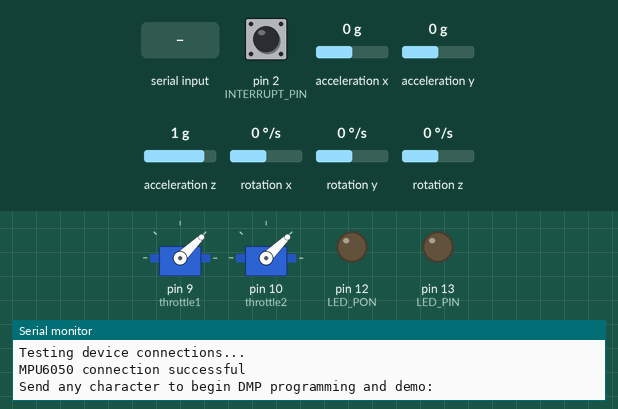
Bench run of a sketch on a simulated Arduino Uno, built with avr-gcc and run on an emulated ATmega328P. On the bench: 2 × servo, output pins drawn as LEDs (lit = HIGH), the last lines printed to the serial monitor. Dashed ring = blinking. The inputs (shaded band) are chosen by the test bench; at power-on: acceleration y 0 g, acceleration z 1 g, pin 2 (INTERRUPT_PIN) LOW, acceleration x 0 g, rotation x 0 °/s, rotation y 0 °/s, rotation z 0 °/s. The sensor or clock chip raises its interrupt line as the real part does.

Above: at 1.7 s.
1.8 s: "1\n" received over Serial
At 2.56 s:
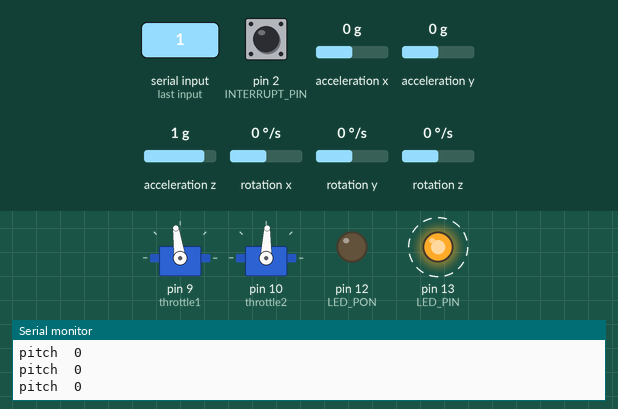
4.8 s: acceleration y set to 0.8 g
At 5.27 s:
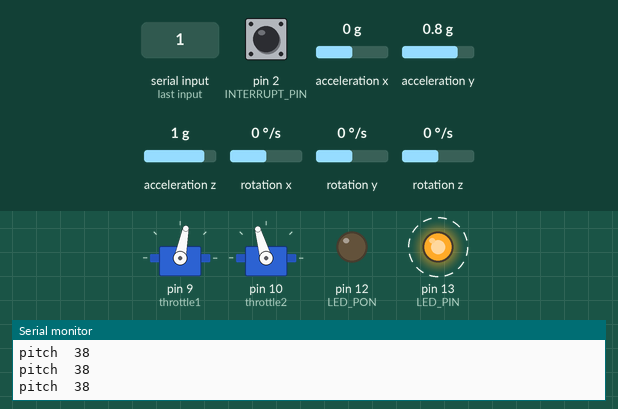
7.8 s: acceleration z set to 1.4 g
At 8.6 s:
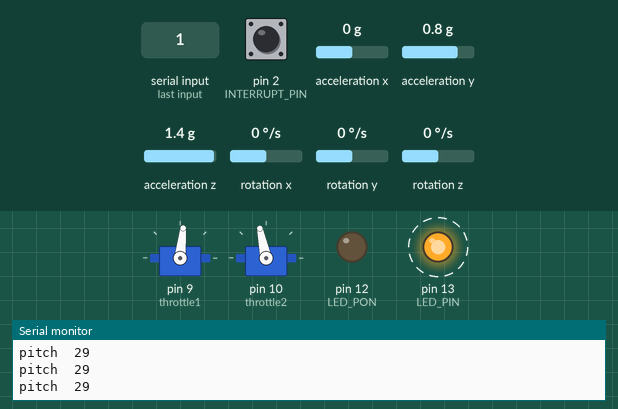
10.8 s: acceleration y set to -1.4 g
At 11.33 s:
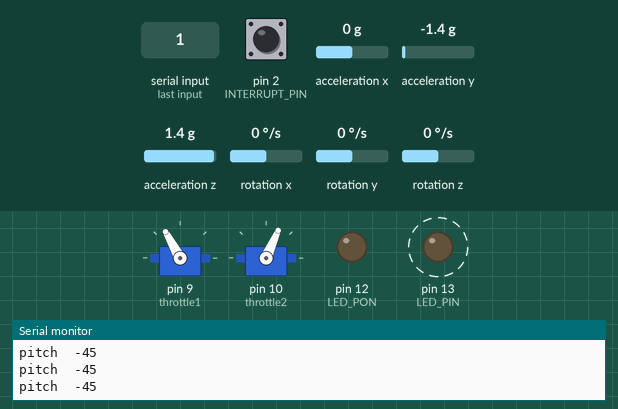
13.8 s: acceleration z set to 0.8 g
At 14.05 s:
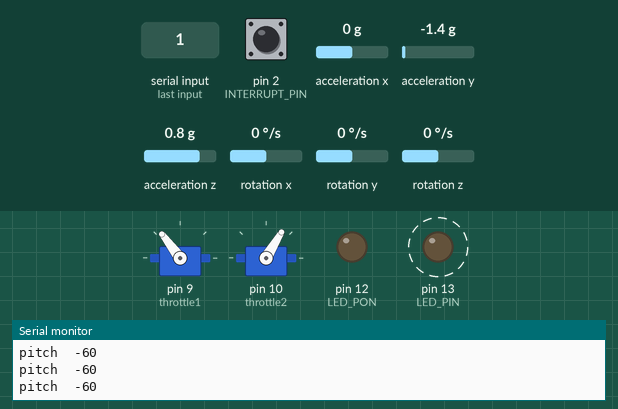
16.8 s: acceleration y set to -0.8 g
At 17.04 s:
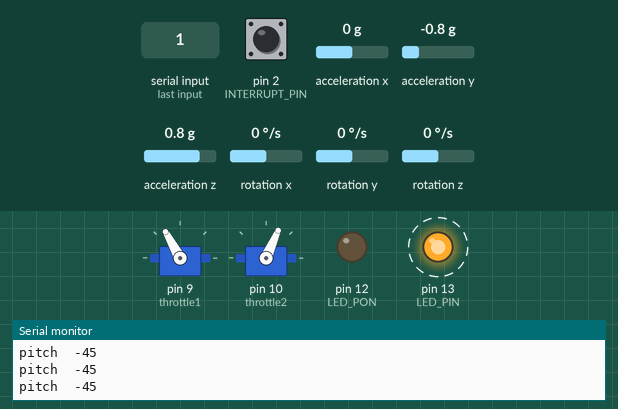
Timing chart, 0 to 20.8 s (numbered marks = the images above; inputs shaded):
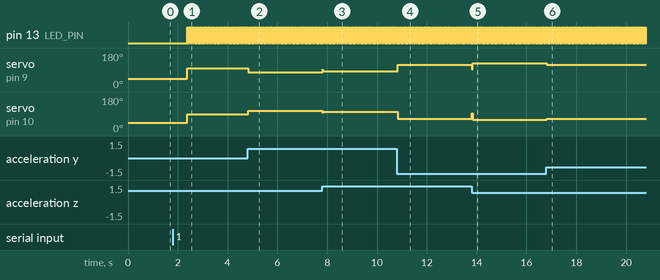

The sketch:

R3.3.2.gyro_moter_control_Pid_pitch_success.ino
```cpp
// I2Cdev and MPU6050 must be installed as libraries, or else the .cpp/.h files
// for both classes must be in the include path of your project
#include "I2Cdev.h"

#include "MPU6050_6Axis_MotionApps20.h"
//#include "MPU6050.h" // not necessary if using MotionApps include file

// Arduino Wire library is required if I2Cdev I2CDEV_ARDUINO_WIRE implementation
// is used in I2Cdev.h
#if I2CDEV_IMPLEMENTATION == I2CDEV_ARDUINO_WIRE
    #include "Wire.h"
#endif

// class default I2C address is 0x68
// specific I2C addresses may be passed as a parameter here
// AD0 low = 0x68 (default for SparkFun breakout and InvenSense evaluation board)
// AD0 high = 0x69
MPU6050 mpu;
//MPU6050 mpu(0x69); // <-- use for AD0 high


// uncomment "OUTPUT_READABLE_QUATERNION" if you want to see the actual
// quaternion components in a [w, x, y, z] format (not best for parsing
// on a remote host such as Processing or something though)
//#define OUTPUT_READABLE_QUATERNION

// uncomment "OUTPUT_READABLE_EULER" if you want to see Euler angles
// (in degrees) calculated from the quaternions coming from the FIFO.
// Note that Euler angles suffer from gimbal lock (for more info, see
// http://en.wikipedia.org/wiki/Gimbal_lock)
//#define OUTPUT_READABLE_EULER

// uncomment "OUTPUT_READABLE_YAWPITCHROLL" if you want to see the yaw/
// pitch/roll angles (in degrees) calculated from the quaternions coming
// from the FIFO. Note this also requires gravity vector calculations.
// Also note that yaw/pitch/roll angles suffer from gimbal lock (for
// more info, see: http://en.wikipedia.org/wiki/Gimbal_lock)
#define OUTPUT_READABLE_YAWPITCHROLL

// uncomment "OUTPUT_READABLE_REALACCEL" if you want to see acceleration
// components with gravity removed. This acceleration reference frame is
// not compensated for orientation, so +X is always +X according to the
// sensor, just without the effects of gravity. If you want acceleration
// compensated for orientation, us OUTPUT_READABLE_WORLDACCEL instead.
//#define OUTPUT_READABLE_REALACCEL

// uncomment "OUTPUT_READABLE_WORLDACCEL" if you want to see acceleration
// components with gravity removed and adjusted for the world frame of
// reference (yaw is relative to initial orientation, since no magnetometer
// is present in this case). Could be quite handy in some cases.
//#define OUTPUT_READABLE_WORLDACCEL

// uncomment "OUTPUT_TEAPOT" if you want output that matches the
// format used for the InvenSense teapot demo
//#define OUTPUT_TEAPOT


#define INTERRUPT_PIN 2  // use pin 2 on Arduino Uno & most boards
#define LED_PIN 13 // (Arduino is 13, Teensy is 11, Teensy++ is 6)
#define LED_PON 12
bool blinkState = false;

// MPU control/status vars
bool dmpReady = false;  // set true if DMP init was successful
uint8_t mpuIntStatus;   // holds actual interrupt status byte from MPU
uint8_t devStatus;      // return status after each device operation (0 = success, !0 = error)
uint16_t packetSize;    // expected DMP packet size (default is 42 bytes)
uint16_t fifoCount;     // count of all bytes currently in FIFO
uint8_t fifoBuffer[64]; // FIFO storage buffer

// orientation/motion vars
Quaternion q;           // [w, x, y, z]         quaternion container
VectorInt16 aa;         // [x, y, z]            accel sensor measurements
VectorInt16 aaReal;     // [x, y, z]            gravity-free accel sensor measurements
VectorInt16 aaWorld;    // [x, y, z]            world-frame accel sensor measurements
VectorFloat gravity;    // [x, y, z]            gravity vector
float euler[3];         // [psi, theta, phi]    Euler angle container
float ypr[3];           // [yaw, pitch, roll]   yaw/pitch/roll container and gravity vector

// packet structure for InvenSense teapot demo
uint8_t teapotPacket[14] = { '$', 0x02, 0,0, 0,0, 0,0, 0,0, 0x00, 0x00, '\r', '\n' };


// ================================================================
// ===               INTERRUPT DETECTION ROUTINE                ===
// ================================================================

volatile bool mpuInterrupt = false;     // indicates whether MPU interrupt pin has gone high
void dmpDataReady() {
    mpuInterrupt = true;
}

#include <Servo.h>
const int throttle_set = 2000;//最大回転数時のPWM幅
const int throttle_low = 1000;//ESCの最小のPWM幅（800us以上じゃないと認識しない）
Servo throttle1;
Servo throttle2;
int level;

// ================================================================
// ===                      INITIAL SETUP                       ===
// ================================================================


void setup() {

  //モーターのセットアップ
  throttle1.attach(9);//arduinoの9番ピンに接続
  throttle2.attach(10);//arduinoの9番ピンに接続

  level = throttle_low;//スロットルを最小に設定
  throttle1.writeMicroseconds(level);//PWMを初期化
  throttle2.writeMicroseconds(level);//PWMを初期化
  delay(800);//ESCの初期化(500ms以下だと初期化できない)


    // join I2C bus (I2Cdev library doesn't do this automatically)
    #if I2CDEV_IMPLEMENTATION == I2CDEV_ARDUINO_WIRE
        Wire.begin();
        Wire.setClock(400000); // 400kHz I2C clock. Comment this line if having compilation difficulties
    #elif I2CDEV_IMPLEMENTATION == I2CDEV_BUILTIN_FASTWIRE
        Fastwire::setup(400, true);
    #endif

    // initialize serial communication
    // (115200 chosen because it is required for Teapot Demo output, but it's
    // really up to you depending on your project)
    Serial.begin(9600);
    while (!Serial); // wait for Leonardo enumeration, others continue immediately

    // NOTE: 8MHz or slower host processors, like the Teensy @ 3.3V or Arduino
    // Pro Mini running at 3.3V, cannot handle this baud rate reliably due to
    // the baud timing being too misaligned with processor ticks. You must use
    // 38400 or slower in these cases, or use some kind of external separate
    // crystal solution for the UART timer.

    // initialize device
    Serial.println(F("Initializing I2C devices..."));
    mpu.initialize();
    pinMode(INTERRUPT_PIN, INPUT);

    // verify connection
    Serial.println(F("Testing device connections..."));
    Serial.println(mpu.testConnection() ? F("MPU6050 connection successful") : F("MPU6050 connection failed"));

    // wait for ready
    Serial.println(F("\nSend any character to begin DMP programming and demo: "));
    while (Serial.available() && Serial.read()); // empty buffer
    while (!Serial.available());                 // wait for data
    while (Serial.available() && Serial.read()); // empty buffer again

    // load and configure the DMP
    Serial.println(F("Initializing DMP..."));
    devStatus = mpu.dmpInitialize();

    // supply your own gyro offsets here, scaled for min sensitivity
    mpu.setXGyroOffset(220);
    mpu.setYGyroOffset(76);
    mpu.setZGyroOffset(-85);
    mpu.setZAccelOffset(1788); // 1688 factory default for my test chip

    // make sure it worked (returns 0 if so)
    if (devStatus == 0) {
        // Calibration Time: generate offsets and calibrate our MPU6050
        mpu.CalibrateAccel(6);
        mpu.CalibrateGyro(6);
        mpu.PrintActiveOffsets();
        // turn on the DMP, now that it's ready
        Serial.println(F("Enabling DMP..."));
        mpu.setDMPEnabled(true);

        // enable Arduino interrupt detection
        Serial.print(F("Enabling interrupt detection (Arduino external interrupt "));
        Serial.print(digitalPinToInterrupt(INTERRUPT_PIN));
        Serial.println(F(")..."));
        attachInterrupt(digitalPinToInterrupt(INTERRUPT_PIN), dmpDataReady, RISING);
        mpuIntStatus = mpu.getIntStatus();

        // set our DMP Ready flag so the main loop() function knows it's okay to use it
        Serial.println(F("DMP ready! Waiting for first interrupt..."));
        dmpReady = true;

        // get expected DMP packet size for later comparison
        packetSize = mpu.dmpGetFIFOPacketSize();
    } else {
        // ERROR!
        // 1 = initial memory load failed
        // 2 = DMP configuration updates failed
        // (if it's going to break, usually the code will be 1)
        Serial.print(F("DMP Initialization failed (code "));
        Serial.print(devStatus);
        Serial.println(F(")"));
    }

    // configure LED for output
    pinMode(LED_PIN, OUTPUT);
    pinMode(LED_PON, OUTPUT);
}


// ================================================================
// ===                    MAIN PROGRAM LOOP                     ===
// ================================================================
/*微分器(ローパスフィルタ付き)
double Differential_lowpass(double input, double frecentry, double lowpass_frecentry){

  }
*/
//微分器(ローパスフィルタなし)
double Differential(double input, double frecentry){

  double D;
  static double pastinput = 0;
  D = (input - pastinput)/frecentry;
  pastinput = input;
  return D;
  }
//積分器(台形積分)
double Integral(double input, double frecentry){
  static double I = 0, pastinput = 0;
  I = I + (input + pastinput) * frecentry / 2;
  pastinput = input;
  return I;
  }
void loop() {
  //制御系
            mpu.dmpGetQuaternion(&q, fifoBuffer);
            mpu.dmpGetGravity(&gravity, &q);
            mpu.dmpGetYawPitchRoll(ypr, &q, &gravity);
            Serial.print("pitch\t");
            int pitch = ypr[2] * 180/M_PI;//ジャイロセンサからピッチを読み取る
            Serial.print(pitch);//シリアルモニタに表示する
            Serial.println("\t");
            double rpm, kp = 5, ki = 0, kd = 0.5, I, D,target = 10;
            I = Integral(pitch,0.005);
            D = Differential(pitch,0.005);
            rpm = kp * (target - pitch) - kd * D + ki * I;
            if(rpm <= -400 || 500 <= rpm){
                rpm = 0;
              }

            throttle1.writeMicroseconds(1500 + rpm);
            throttle2.writeMicroseconds(1500 - rpm);
            delay(5);


    // if programming failed, don't try to do anything
    //if (!dmpReady) return;
    // read a packet from FIFO
    if (mpu.dmpGetCurrentFIFOPacket(fifoBuffer)) { // Get the Latest packet
        #ifdef OUTPUT_READABLE_QUATERNION
            // display quaternion values in easy matrix form: w x y z
            mpu.dmpGetQuaternion(&q, fifoBuffer);
            Serial.print("quat\t");
            Serial.print(q.w);
            Serial.print("\t");
            Serial.print(q.x);
            Serial.print("\t");
            Serial.print(q.y);
            Serial.print("\t");
            Serial.println(q.z);
        #endif

        #ifdef OUTPUT_READABLE_EULER
            // display Euler angles in degrees
            mpu.dmpGetQuaternion(&q, fifoBuffer);
            mpu.dmpGetEuler(euler, &q);
            Serial.print("euler\t");
            Serial.print(euler[0] * 180/M_PI);
            Serial.print("\t");
            Serial.print(euler[1] * 180/M_PI);
            Serial.print("\t");
            Serial.println(euler[2] * 180/M_PI);
        #endif
        #ifdef OUTPUT_READABLE_YAWPITCHROLL
            // display Euler angles in degrees

        #endif

        #ifdef OUTPUT_READABLE_REALACCEL
            // display real acceleration, adjusted to remove gravity
            mpu.dmpGetQuaternion(&q, fifoBuffer);
            mpu.dmpGetAccel(&aa, fifoBuffer);
            mpu.dmpGetGravity(&gravity, &q);
            mpu.dmpGetLinearAccel(&aaReal, &aa, &gravity);
            Serial.print("areal\t");
            Serial.print(aaReal.x);
            Serial.print("\t");
            Serial.print(aaReal.y);
            Serial.print("\t");
            Serial.println(aaReal.z);
        #endif

        #ifdef OUTPUT_READABLE_WORLDACCEL
            // display initial world-frame acceleration, adjusted to remove gravity
            // and rotated based on known orientation from quaternion
            mpu.dmpGetQuaternion(&q, fifoBuffer);
            mpu.dmpGetAccel(&aa, fifoBuffer);
            mpu.dmpGetGravity(&gravity, &q);
            mpu.dmpGetLinearAccel(&aaReal, &aa, &gravity);
            mpu.dmpGetLinearAccelInWorld(&aaWorld, &aaReal, &q);
            Serial.print("aworld\t");
            Serial.print(aaWorld.x);
            Serial.print("\t");
            Serial.print(aaWorld.y);
            Serial.print("\t");
            Serial.println(aaWorld.z);
        #endif

        #ifdef OUTPUT_TEAPOT
            // display quaternion values in InvenSense Teapot demo format:
            teapotPacket[2] = fifoBuffer[0];
            teapotPacket[3] = fifoBuffer[1];
            teapotPacket[4] = fifoBuffer[4];
            teapotPacket[5] = fifoBuffer[5];
            teapotPacket[6] = fifoBuffer[8];
            teapotPacket[7] = fifoBuffer[9];
            teapotPacket[8] = fifoBuffer[12];
            teapotPacket[9] = fifoBuffer[13];
            Serial.write(teapotPacket, 14);
            teapotPacket[11]++; // packetCount, loops at 0xFF on purpose
        #endif

        // blink LED to indicate activity
        blinkState = !blinkState;
        digitalWrite(LED_PIN, blinkState);
    }
}
```

Measured:
- after the input at 1.8 s, pin 13 (LED_PIN): alternates HIGH for 0.01 s and LOW for 0.01 s, starting after 0.58 s; servo on pin 9 (throttle1): 44° → 98° after 0.57 s; servo on pin 10 (throttle2): 44° → 88° after 0.57 s
- after the input at 4.8 s, servo on pin 9 (throttle1): 98° → 79° at once; servo on pin 10 (throttle2): 88° → 106° at once
- after the input at 7.8 s, servo on pin 9 (throttle1): 79° → 84° at once; servo on pin 10 (throttle2): 106° → 102° at once
- after the input at 10.8 s, servo on pin 9 (throttle1): 84° → 119° at once; servo on pin 10 (throttle2): 102° → 66° at once
- after the input at 13.8 s, servo on pin 9 (throttle1): 119° → 127° at once; servo on pin 10 (throttle2): 66° → 59° at once
- after the input at 16.8 s, servo on pin 9 (throttle1): 127° → 119° at once; servo on pin 10 (throttle2): 59° → 66° at once
